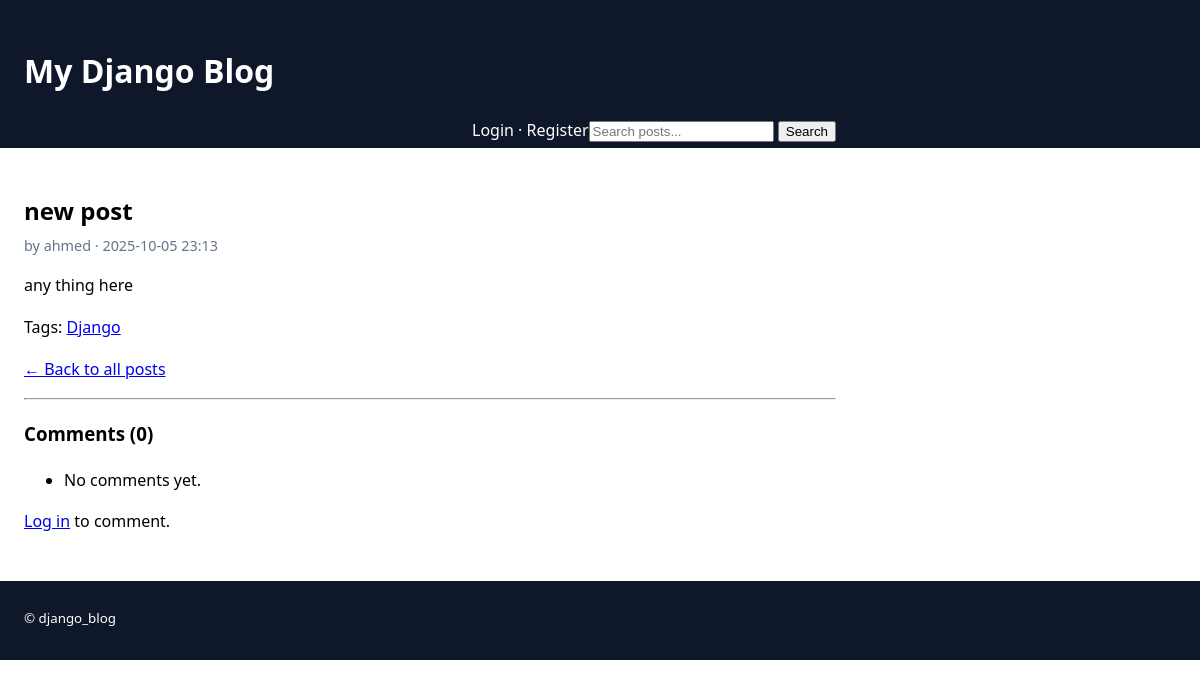
Screenshot of /post/15/ with the database file from the repository.
### blog/models.py (models this page shows, shortened)
class Post(models.Model):
    title = models.CharField(max_length=200)
    content = models.TextField()
    published_date = models.DateTimeField(auto_now_add=True)
    author = models.ForeignKey(User, on_delete=models.CASCADE)
    tags = models.ManyToManyField('Tag', blank=True, related_name='posts')  # <- NEW

class Tag(models.Model):
    name = models.CharField(max_length=50, unique=True)
    class Meta:
        ordering = ['name']

### blog/views.py (the view)
# urls.py: path('<int:pk>/', PostDetailView.as_view(), name='post_detail'),
class PostDetailView(DetailView):
    model = Post
    template_name = "blog/post_detail.html"
    context_object_name = "post"
    def get_context_data(self, **kwargs):
        ctx = super().get_context_data(**kwargs)
        ctx["comments"] = self.object.comments.select_related("author").all()
        ctx["comment_form"] = CommentForm()
        return ctx

### blog/forms.py
class CommentForm(forms.ModelForm):
    class Meta:
        model = Comment
        fields = ["content"]
        widgets = {"content": forms.Textarea(attrs={"rows": 3})}

### blog/templates/blog/post_detail.html (shortened to what this page needs)
{% extends "blog/base.html" %}
{% block content %}
<article class="post">
  <h2>{{ post.title }}</h2>
  <p class="meta">by {{ post.author }} · {{ post.published_date|date:"Y-m-d H:i" }}</p>
  <div class="content">{{ post.content|linebreaks }}</div>
  {% with ts=post.tags.all %}
    {% if ts %}
      <p class="tags">
        Tags:
        {% for t in ts %}
          <a href="{% url 'blog:posts_by_tag' t.name %}">{{ t.name }}</a>{% if not forloop.last %}, {% endif %}
        {% endfor %}
      </p>
    {% endif %}
  {% endwith %}
  <p><a href="{% url 'blog:post_list' %}">← Back to all posts</a></p>
</article>
<hr>
<section class="comments">
  <h3>Comments ({{ comments|length }})</h3>
  <ul class="comment-list">
    {% for c in comments %}
      <li class="comment">
        <p><strong>{{ c.author }}</strong> · <small>{{ c.created_at|date:"Y-m-d H:i" }}</small></p>
        <p>{{ c.content|linebreaks }}</p>
        {% if request.user == c.author %}
          <p>
            <a href="{% url 'blog:comment_update' c.pk %}">Edit</a> ·
            <a href="{% url 'blog:comment_delete' c.pk %}">Delete</a>
          </p>
        {% endif %}
      </li>
    {% empty %}
      <li>No comments yet.</li>
    {% endfor %}
  </ul>
  {% if request.user.is_authenticated %}
    <h4>Add a comment</h4>
    <form method="post" action="{% url 'blog:comment_create' post.pk %}">
      {% csrf_token %}
      {{ comment_form.non_field_errors }}
      <div>
        <label for="{{ comment_form.content.id_for_label }}">Comment</label>
        {{ comment_form.content }} {{ comment_form.content.errors }}
      </div>
      <button type="submit">Post Comment</button>
    </form>
  {% else %}
    <p><a href="{% url 'blog:login' %}?next={% url 'blog:post_detail' post.pk %}">Log in</a> to comment.</p>
  {% endif %}
</section>
{% endblock %}

### blog/static/blog/css/style.css (style rules this page uses)
:root { --maxw: 860px; }
* { box-sizing: border-box; }
body { margin: 0; font-family: system-ui, Arial, sans-serif; line-height: 1.6; }
.meta { color:#64748b; font-size: .9rem; margin-top: .25rem; }
.post h2 { margin-bottom: .25rem; }

### rows the page displays
Post: title "new post", author "ahmed", published_date "2025-10-05 23:13", content "any thing here"
Tag: name "Django"

### other values shown
{{ comments|length }} "0"
